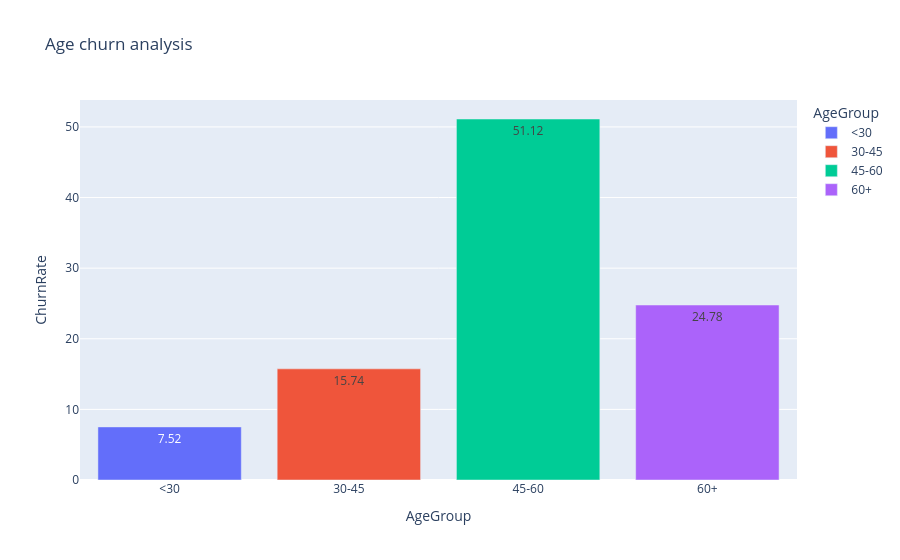

Here is the notebook cell this chart was saved with:
### Code cell
#Churn by Age Group 
Age_churn['ChurnRate']=Age_churn['ChurnRate'].round(2)
fig=px.bar(Age_churn,
          title='Age churn analysis',
          x='AgeGroup',
          y='ChurnRate',
          color='AgeGroup',
          text='ChurnRate',
          
          )

fig.show()

### Figure 1 — Plotly figure (JSON) as saved in the notebook; plotly's stock layout.template omitted (floating-point values rounded to 4 significant figures)
{"data": [{"hovertemplate": "AgeGroup=%{x}<br>ChurnRate=%{text}<extra></extra>", "legendgroup": "<30", "marker": {"color": "#636efa", "pattern": {"shape": ""}}, "name": "<30", "orientation": "v", "showlegend": true, "text": [7.52], "textposition": "auto", "type": "bar", "x": ["<30"], "xaxis": "x", "y": [7.52], "yaxis": "y"}, {"hovertemplate": "AgeGroup=%{x}<br>ChurnRate=%{text}<extra></extra>", "legendgroup": "30-45", "marker": {"color": "#EF553B", "pattern": {"shape": ""}}, "name": "30-45", "orientation": "v", "showlegend": true, "text": [15.74], "textposition": "auto", "type": "bar", "x": ["30-45"], "xaxis": "x", "y": [15.74], "yaxis": "y"}, {"hovertemplate": "AgeGroup=%{x}<br>ChurnRate=%{text}<extra></extra>", "legendgroup": "45-60", "marker": {"color": "#00cc96", "pattern": {"shape": ""}}, "name": "45-60", "orientation": "v", "showlegend": true, "text": [51.12], "textposition": "auto", "type": "bar", "x": ["45-60"], "xaxis": "x", "y": [51.12], "yaxis": "y"}, {"hovertemplate": "AgeGroup=%{x}<br>ChurnRate=%{text}<extra></extra>", "legendgroup": "60+", "marker": {"color": "#ab63fa", "pattern": {"shape": ""}}, "name": "60+", "orientation": "v", "showlegend": true, "text": [24.78], "textposition": "auto", "type": "bar", "x": ["60+"], "xaxis": "x", "y": [24.78], "yaxis": "y"}], "layout": {"barmode": "relative", "legend": {"title": {"text": "AgeGroup"}, "tracegroupgap": 0}, "title": {"text": "Age churn analysis"}, "xaxis": {"anchor": "y", "categoryarray": ["<30", "30-45", "45-60", "60+"], "categoryorder": "array", "domain": [0, 1], "title": {"text": "AgeGroup"}}, "yaxis": {"anchor": "x", "domain": [0, 1], "title": {"text": "ChurnRate"}}}}
